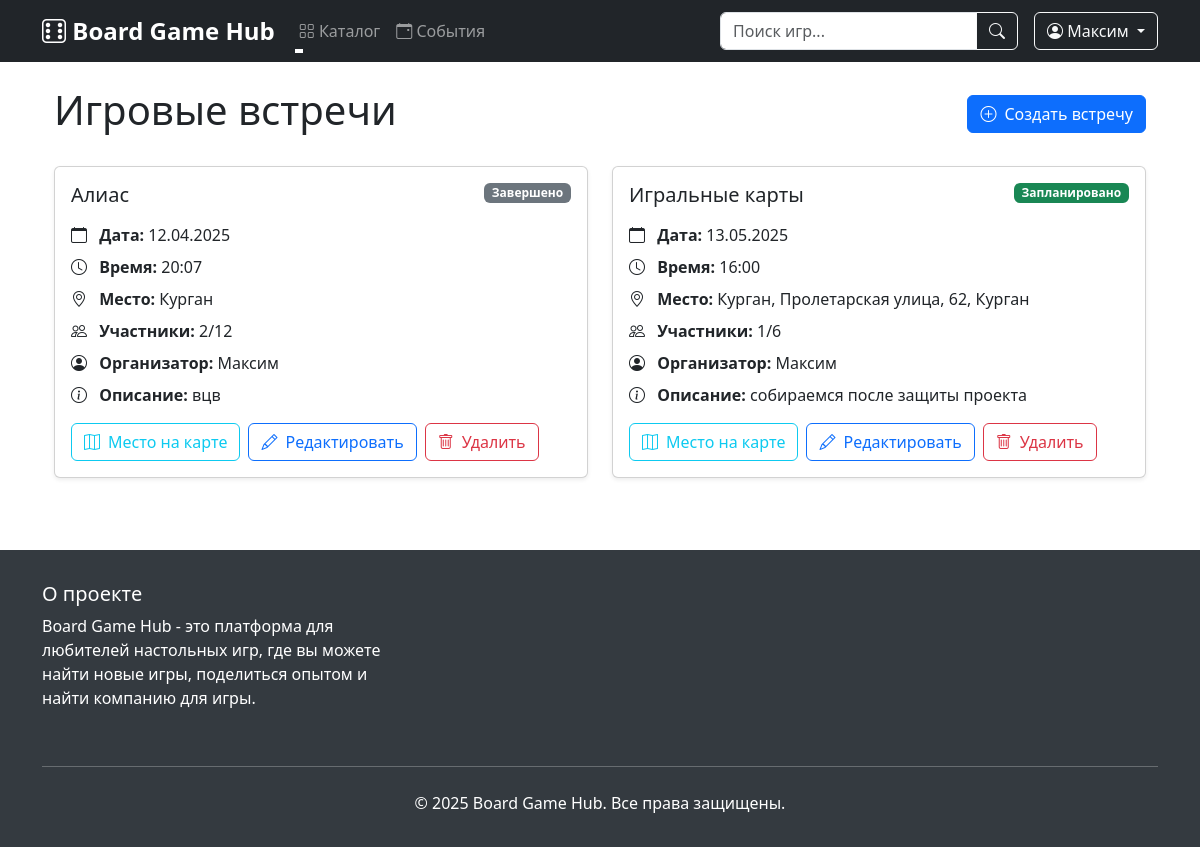
The page /game_sessions (signed in) on the database its author committed.
### data/users.py (models this page shows, shortened)
class User(SqlAlchemyBase, UserMixin):
    __tablename__ = 'users'
    id = sqlalchemy.Column(sqlalchemy.Integer, primary_key=True, autoincrement=True)
    surname = sqlalchemy.Column(sqlalchemy.String, nullable=True)
    name = sqlalchemy.Column(sqlalchemy.String, nullable=True)
    age = sqlalchemy.Column(sqlalchemy.Integer, nullable=True)
    favorite_genres = sqlalchemy.Column(sqlalchemy.String, nullable=True)
    location = sqlalchemy.Column(sqlalchemy.String, nullable=True)
    email = sqlalchemy.Column(sqlalchemy.String, unique=True, index=True, nullable=True)
    hashed_password = sqlalchemy.Column(sqlalchemy.String, nullable=True)
    added_games = orm.relationship("Game", back_populates="user")
    created_sessions = orm.relationship("GameSession", back_populates="creator")
    reviews = orm.relationship('Review', back_populates='user')

### data/game_sessions.py (models this page shows)
class GameSession(SqlAlchemyBase, SerializerMixin):
    __tablename__ = 'game_sessions'
    id = sqlalchemy.Column(sqlalchemy.Integer, primary_key=True, autoincrement=True)
    game_id = sqlalchemy.Column(sqlalchemy.Integer, sqlalchemy.ForeignKey('games.id'))
    creator_id = sqlalchemy.Column(sqlalchemy.Integer, sqlalchemy.ForeignKey('users.id'))
    date = sqlalchemy.Column(sqlalchemy.Date, nullable=False)
    time = sqlalchemy.Column(sqlalchemy.Time, nullable=False)
    location = sqlalchemy.Column(sqlalchemy.String, nullable=False)
    description = sqlalchemy.Column(sqlalchemy.String, nullable=True)
    max_players = sqlalchemy.Column(sqlalchemy.Integer, nullable=False)
    current_players = sqlalchemy.Column(sqlalchemy.Integer, default=1)
    created_at = sqlalchemy.Column(sqlalchemy.DateTime, default=datetime.utcnow)
    status = sqlalchemy.Column(sqlalchemy.String, default="Запланировано")
    game = orm.relationship('Game', back_populates='sessions')
    creator = orm.relationship('User', foreign_keys=[creator_id], back_populates='created_sessions')
    participants = orm.relationship('User', secondary=session_participants)

### data/games.py (models this page shows, shortened)
class Game(SqlAlchemyBase):
    __tablename__ = 'games'  # jobs
    id = sqlalchemy.Column(
        sqlalchemy.Integer,
        primary_key=True,
        autoincrement=True
    )
    added_by = sqlalchemy.Column(  # team_leader
        sqlalchemy.Integer,
        sqlalchemy.ForeignKey('users.id'),
        nullable=False
    )
    title = sqlalchemy.Column(sqlalchemy.String, nullable=True)  # job
    duration = sqlalchemy.Column(sqlalchemy.String, nullable=True)  # work_size
    count_of_players = sqlalchemy.Column(sqlalchemy.String, nullable=True)  # collaborators
    genre = sqlalchemy.Column(sqlalchemy.String, nullable=True)
    complexity = sqlalchemy.Column(sqlalchemy.String, nullable=True)
    description = sqlalchemy.Column(sqlalchemy.Text, nullable=True)
    image = sqlalchemy.Column(sqlalchemy.LargeBinary, nullable=True)  # BLOB для хранения изображений
    user = orm.relationship("User", back_populates="added_games")
    sessions = orm.relationship("GameSession", back_populates="game")
    reviews = orm.relationship("Review", back_populates="game")

### main.py (the view)
@app.route('/game_sessions')
def game_sessions():
    db_sess = db_session.create_session()
    try:
        update_session_statuses(db_sess)
        if current_user.is_authenticated:
            query = db_sess.query(GameSession).options(
                joinedload(GameSession.game),
                joinedload(GameSession.creator)
            ).filter(
                GameSession.location.like(f"%{current_user.location}%")
            )
            query = query.filter(
                (GameSession.status != "Завершено") |
                (GameSession.creator_id == current_user.id)
            )
            sessions = query.order_by(GameSession.date).all()
        else:
            sessions = []
        return render_template('game_sessions.html', sessions=sessions)
    finally:
        db_sess.close()

### data/db_session.py (called while the page is built)
def create_session() -> Session:
    global __factory
    return __factory()

### main.py (called while the page is built)
@login_manager.user_loader
def load_user(user_id):
    db_sess = db_session.create_session()
    user = db_sess.get(User, user_id)
    db_sess.close()
    return user

@app.context_processor
def utility_processor():
    def get_unique_genres():
        db_sess = db_session.create_session()
        try:
            genres = db_sess.query(Game.genre).distinct().all()
            return [genre[0] for genre in genres if genre[0]]
        finally:
            db_sess.close()
    return dict(get_unique_genres=get_unique_genres)

def update_session_statuses(db_sess):
    current_datetime = datetime.datetime.now()
    sessions = db_sess.query(GameSession).filter(
        GameSession.status == "Запланировано"
    ).all()
    for session in sessions:
        session_datetime = datetime.datetime.combine(session.date, session.time)
        if current_datetime > session_datetime:
            session.status = "Завершено"
    db_sess.commit()

### templates/game_sessions.html (shortened to what this page needs)
{% extends "base.html" %}
{% block content %}
<div class="container mt-4">
    <div class="d-flex justify-content-between align-items-center mb-4">
        <h1>Игровые встречи</h1>
        <a href="{{ url_for('game_session_new') }}" class="btn btn-primary">
            <i class="bi bi-plus-circle me-2"></i>Создать встречу
        </a>
    </div>
    <div class="row">
        {% for session in sessions %}
        <div class="col-md-6 mb-4">
            <div class="card shadow-sm h-100">
                <div class="card-body">
                    <div class="d-flex justify-content-between align-items-start mb-3">
                        <h5 class="card-title mb-0">{{ session.game.title }}</h5>
                        <span class="badge bg-{{ 'success' if session.status == 'Запланировано' else 'secondary' }}">
                            {{ session.status }}
                        </span>
                    </div>
                    <div class="game-session-info">
                        <p class="mb-2">
                            <i class="bi bi-calendar me-2"></i>
                            <span class="fw-bold">Дата:</span> {{ session.date.strftime('%d.%m.%Y') }}
                        </p>
                        <p class="mb-2">
                            <i class="bi bi-clock me-2"></i>
                            <span class="fw-bold">Время:</span> {{ session.time.strftime('%H:%M') }}
                        </p>
                        <p class="mb-2">
                            <i class="bi bi-geo-alt me-2"></i>
                            <span class="fw-bold">Место:</span> {{ session.location }}
                        </p>
                        <p class="mb-2">
                            <i class="bi bi-people me-2"></i>
                            <span class="fw-bold">Участники:</span> {{ session.current_players }}/{{ session.max_players
                            }}
                        </p>
                        <p class="mb-2">
                            <i class="bi bi-person-circle me-2"></i>
                            <span class="fw-bold">Организатор:</span> {{ session.creator.name }}
                        </p>
                        {% if session.description %}
                        <p class="mb-2">
                            <i class="bi bi-info-circle me-2"></i>
                            <span class="fw-bold">Описание:</span> {{ session.description }}
                        </p>
                        {% endif %}
                    </div>
                    <div class="mt-3 d-flex flex-wrap gap-2">
                        {% if current_user.is_authenticated %}
                        <a href="{{ url_for('game_session_detail', id=session.id) }}" class="btn btn-outline-info">
                            <i class="bi bi-map me-2"></i>Место на карте
                        </a>
                        {% if current_user.id == session.creator_id %}
                        <a href="{{ url_for('game_sessions_edit', id=session.id) }}" class="btn btn-outline-primary">
                            <i class="bi bi-pencil me-2"></i>Редактировать
                        </a>
                        <form action="{{ url_for('game_sessions_delete', id=session.id) }}" method="post"
                              class="d-inline">
                            <button type="submit" class="btn btn-outline-danger"
                                    onclick="return confirm('Вы уверены, что хотите удалить эту встречу?')">
                                <i class="bi bi-trash me-2"></i>Удалить
                            </button>
                        </form>
                        {% endif %}
                        {% endif %}
                    </div>
                </div>
            </div>
        </div>
        {% endfor %}
    </div>
</div>
{% endblock %}

### templates/base.html (shortened to what this page needs)
<!DOCTYPE html>
<html lang="ru">
<head>
    <link href="https://cdn.jsdelivr.net/npm/bootstrap@5.3.0/dist/css/bootstrap.min.css" rel="stylesheet">
    <link rel="stylesheet" href="https://cdn.jsdelivr.net/npm/bootstrap-icons@1.7.2/font/bootstrap-icons.css">
    <link rel="stylesheet" href="https://cdnjs.cloudflare.com/ajax/libs/font-awesome/6.5.1/css/all.min.css">
    <link rel="stylesheet" href="{{ url_for('static', filename='css/notifications.css') }}">
</head>
<body>
    <nav class="navbar navbar-expand-lg navbar-dark bg-dark sticky-top">
        <div class="container">
            <a class="navbar-brand" href="{{ url_for('index') }}">
                <i class="bi bi-dice-6"></i> Board Game Hub
            </a>
            <div class="collapse navbar-collapse" id="navbarNav">
                <ul class="navbar-nav me-auto">
                    <li class="nav-item dropdown">
                        <a class="nav-link dropdown-toggle" href="#" role="button" data-bs-toggle="dropdown">
                            <i class="bi bi-grid"></i> Каталог
                        </a>
                    </li>
                    <li class="nav-item">
                        <a class="nav-link" href="{{ url_for('game_sessions') }}">
                            <i class="bi bi-calendar-event"></i> События
                        </a>
                    </li>
                </ul>
                <form class="d-flex me-3" action="{{ url_for('index') }}" method="get">
                    <div class="input-group">
                        <input class="form-control" type="search" name="search" placeholder="Поиск игр..."
                               aria-label="Search" value="{{ request.args.get('search', '') }}">
                        <button class="btn btn-outline-light" type="submit">
                            <i class="bi bi-search"></i>
                        </button>
                    </div>
                </form>
                <div class="d-flex">
                    {% if current_user.is_authenticated %}
                        <div class="dropdown">
                            <button class="btn btn-outline-light dropdown-toggle" type="button" data-bs-toggle="dropdown">
                                <i class="bi bi-person-circle"></i> {{ current_user.name }}
                            </button>
                        </div>
                    {% endif %}
                </div>
            </div>
        </div>
    </nav>
    <div class="container mt-4">
        {% block content %}{% endblock %}
    </div>
    <footer class="footer">
        <div class="container">
            <div class="row">
                <div class="col-md-4 mb-3">
                    <h5>О проекте</h5>
                    <p>Board Game Hub - это платформа для любителей настольных игр, где вы можете найти новые игры,
                       поделиться опытом и найти компанию для игры.</p>
                </div>
            </div>
            <hr class="mt-4 mb-4">
            <div class="text-center">
                <p class="mb-0">© 2025 Board Game Hub. Все права защищены.</p>
            </div>
        </div>
    </footer>
</body>
</html>

### templates/base.html (style rules this page uses)
.navbar-brand { font-size: 1.5rem; font-weight: bold; }
.card { transition: transform 0.2s; box-shadow: 0 4px 6px rgba(0, 0, 0, 0.1); }
.footer { background-color: #343a40; color: white; padding: 2rem 0; margin-top: 3rem; }
.nav-link { position: relative; }
.nav-link:after { content: ''; position: absolute; width: 0; height: 2px; background: #fff; left: 0; bottom: -2px; transition: width 0.3s; }

### rows shown on the page
User: name "Максим"
GameSession: game "Алиас", status "Завершено", date "12.04.2025", time "20:07", location "Курган", current_players "2", max_players "12", creator.name "Максим", description "вцв"
GameSession: game "Игральные карты", status "Запланировано", date "13.05.2025", time "16:00", location "Курган, Пролетарская улица, 62, Курган", current_players "1", max_players "6", creator.name "Максим", description "собираемся после защиты проекта"
